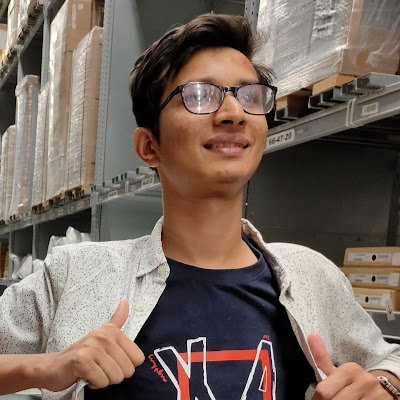
#> input picture msELlJ2R_400x400.jpg, 400 x 400 px
$ jupyter execute BT19ECE040_DIP_A-1.ipynb
#> lines starting #> are read from the running program, lines starting #| are printed output that depends on the picture; after the words box and inside, x2 and y2 are one past the last pixel; in counts of white or black regions, pixels touching at a corner belong together
BT19ECE040 \
Divyansh Kumar

Assignment 1: Take a passport size photo of yours and perform the following: \
a.  Convert to gray scale \
b.  Conver to binary \
c.  Add a and b \
d.  Add 20 to a

[cell 1]
import cv2
import numpy as np
import matplotlib.pyplot as plt

[cell 2]
img = cv2.imread("msELlJ2R_400x400.jpg")
#> img is the input picture: shape (400, 400, 3); mean B, G, R 94, 103.8, 118.5
img = cv2.cvtColor(img, cv2.COLOR_BGR2RGB)

[cell 3]
plt.imshow(img)

# Task 1

[cell 4]
gray = 0.2989*img[:,:,0] + 0.5870*img[:,:,1] + 0.1140*img[:,:,2]
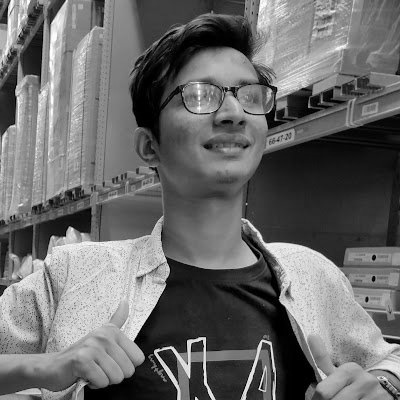
#> gray: shape (400, 400) float64; min 0, max 254.2, mean 107.1

[cell 5]
plt.imshow(gray, cmap='gray')

# Task2

[cell 6]
threshold = 127
bin = np.zeros((img.shape[0], img.shape[1]))

[cell 7]
for i in range(len(gray)):
    for j in range(len(gray[i])):
        if(gray[i,j] > threshold):
            bin[i,j] = 1
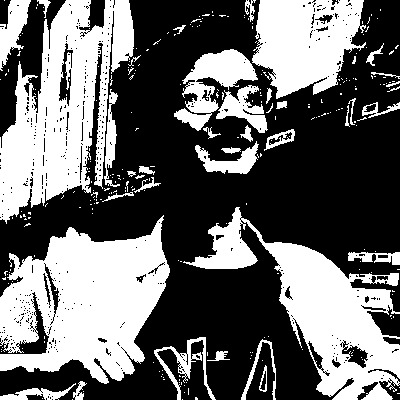
#> bin: shape (400, 400) float64; values 0 (black) and 1 (white), 41.5% white; 280 white regions (241 under 20 px), largest, box (x1, y1, x2, y2) and area: (0, 215, 170, 384) 17839, (0, 0, 134, 224) 15746, (183, 207, 400, 400) 13635

[cell 8]
plt.imshow(bin, cmap='binary')

# Task 3

[cell 9]
bin_gray = bin + gray

[cell 10]
plt.imshow(bin_gray, cmap='gray')

# Task 4

[cell 11]
gray_20 = gray + 20
